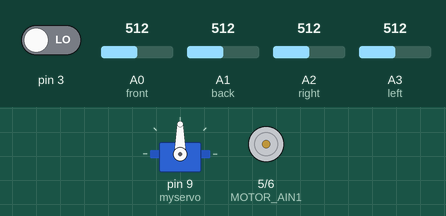
This sketch was run on a simulated Arduino Uno, built with avr-gcc and run on an emulated ATmega328P. On the bench: servo, motor-driver pin pairs drawn as motors (green arrow = first pin HIGH = forward, orange = second pin HIGH = backward, longer = more drive). The inputs (shaded band) are chosen by the test bench; at power-on: A1 (back) = 512, A2 (right) = 512, pin 3 LOW, A0 (front) = 512, A3 (left) = 512. What the sketch prints to the serial monitor is not drawn.

Above: at 1.9 s.
2.0 s: A1 (back) set to 550
3.5 s: A1 (back) set to 580
At 5.0 s:
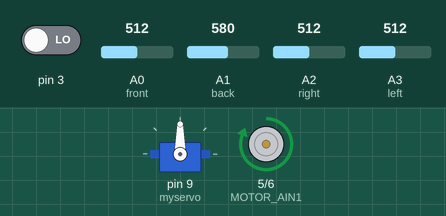
5.9 s: A2 (right) set to 572
7.6 s: A2 (right) set to 596
At 9.4 s:
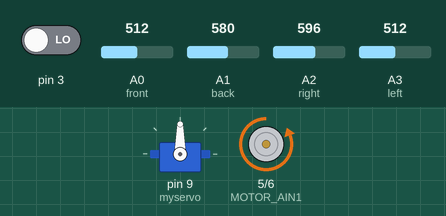
9.9 s: pin 3 driven HIGH
At 13.2 s:
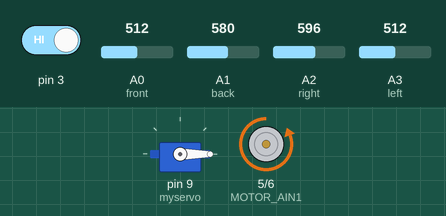
13.4 s: A0 (front) set to 562
At 14.2 s:
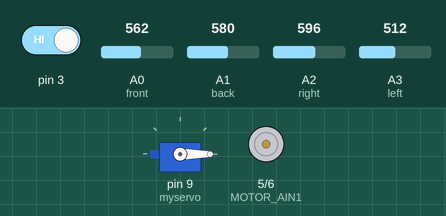
Timing chart, 0 to 15.9 s (numbered marks = the images above; inputs shaded):
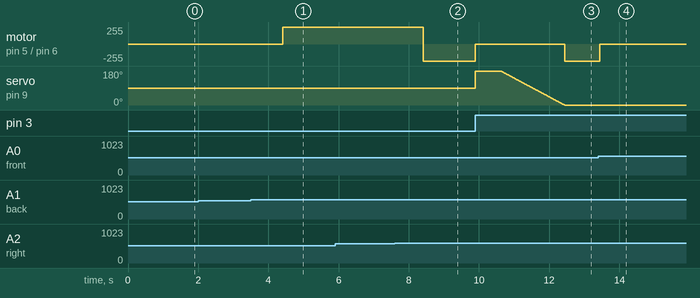

Measured:
- the behaviour switches between 561 and 562 on A1 (back) (found by bisection; images 0 and 1)
- the behaviour switches between 579 and 580 on A2 (right) (found by bisection; images 1 and 2)
- the behaviour switches between 546 and 547 on A0 (front) (found by bisection; images 3 and 4)
- after the input at 2.0 s, every drawn part: stays the same
- after the input at 3.5 s, motor on pin 5 (MOTOR_AIN1) / pin 6 (MOTOR_AIN2): stopped → forward 255/255 after 0.91 s
- after the input at 5.9 s, every drawn part: stays the same
- after the input at 7.6 s, motor on pin 5 (MOTOR_AIN1) / pin 6 (MOTOR_AIN2): forward 255/255 → backward 255/255 after 0.81 s
- after the input at 9.9 s, motor on pin 5 (MOTOR_AIN1) / pin 6 (MOTOR_AIN2): backward 255/255 → stopped at once, → backward 255/255 2.5 s later
- after the input at 13.4 s, motor on pin 5 (MOTOR_AIN1) / pin 6 (MOTOR_AIN2): backward 255/255 → stopped at once

The sketch:

Gizmo_sunflower_code.ino
```cpp
const int sampleWindow = 50; // Sample window width in mS (50 mS = 20Hz)
unsigned int sample;
#include <Servo.h>
Servo myservo;

// Global Variables
volatile int pos = 0;
volatile int no = 0;
int check = 0;
int MAX_PWM = 10;
int MIN_PWM = 0;
int yes = 0;

// Light Sensor Values
int frontvalue = 0;
int value1 = 0;
int value2 = 0;
int value3 = 0;
int speeds = 60;

// Pins
int MOTOR_AIN1 = 5;
int MOTOR_AIN2 = 6;
int front = A0;
int right = A2;
int left = A3;
int back = A1;
int LED = 13;


void setup() {
  // put your setup code here, to run once:
   Serial.begin(9600);
   myservo.attach(9);
 pinMode(MOTOR_AIN1, OUTPUT);
 pinMode(MOTOR_AIN2, OUTPUT);
 pinMode(front, INPUT);
 pinMode(right, INPUT);
 pinMode(left, INPUT);
 pinMode(back, INPUT);
 attachInterrupt(digitalPinToInterrupt(3),MicFunc,RISING); //The interrupt catches a rise in the
 //the signal it then bypasses the other loops and goes to mic func.
}

void loop() {

    digitalWrite(LED,HIGH);
  if (no==1){
    delay (200);
    for (pos = 180; pos >= 0; pos -= 1) { // goes from 180 degrees to 0 degrees
    myservo.write(pos);              // tell servo to go to position in variable 'pos'
    delay(10);
    no = 0;
  }
  }

  frontvalue = analogRead(front);
  value1 = analogRead(left);
  value2 = analogRead(back);
  value3 = analogRead(right);
  Serial.println(frontvalue);
  Serial.println(value1);
  Serial.println(value2);
  Serial.println(value3);

 if(value1 -50 >= frontvalue and value1 > value3 or value2-50 >= frontvalue and value2 > value3){
 digitalWrite(MOTOR_AIN1, HIGH); //If the left or back sensor has a larger value the motor will spin left
 digitalWrite(MOTOR_AIN2, LOW);
 Serial.print("Turning left");
}
 else if(value3 -50 >= frontvalue) {
  digitalWrite(MOTOR_AIN1, LOW); //If the right sensor has a larger value the motor will spin right
  digitalWrite(MOTOR_AIN2,HIGH);
  Serial.print("Turning right toward the light");
 }
 // front has the biggest value the motor will not turn
 else if(frontvalue+50 > value1 and frontvalue+50 > value2 and frontvalue+50 > value3){
 Serial.print("Front is brightest");
 digitalWrite(MOTOR_AIN1, LOW);
 digitalWrite(MOTOR_AIN2, LOW);
 delay(100);
 }
 delay(1000);
   }

void MicFunc (){
  digitalWrite(LED,LOW);
   digitalWrite(MOTOR_AIN1, LOW);
 digitalWrite(MOTOR_AIN2, LOW);
  myservo.write(180);              // tell servo to go to position in variable 'pos'
  no = 1; //GLOBAL VARIABLE it tells me the interrupt system ran
  }
```
